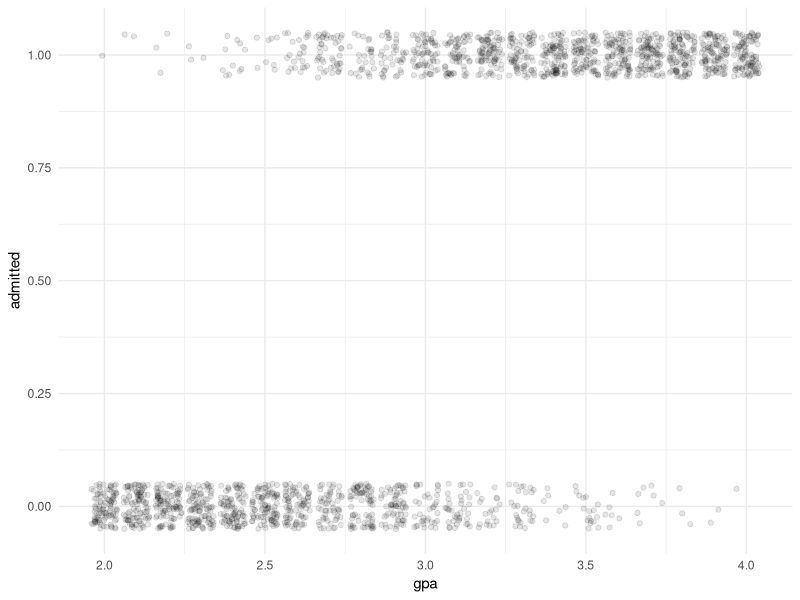
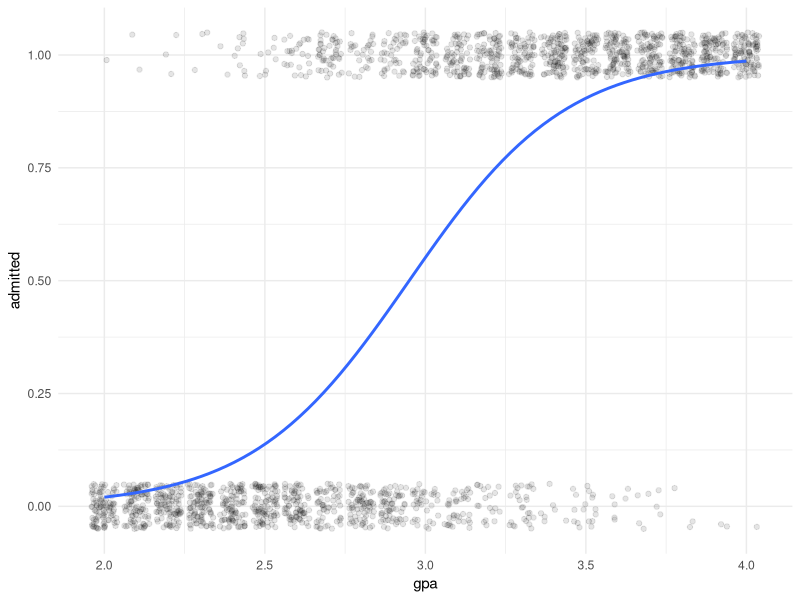
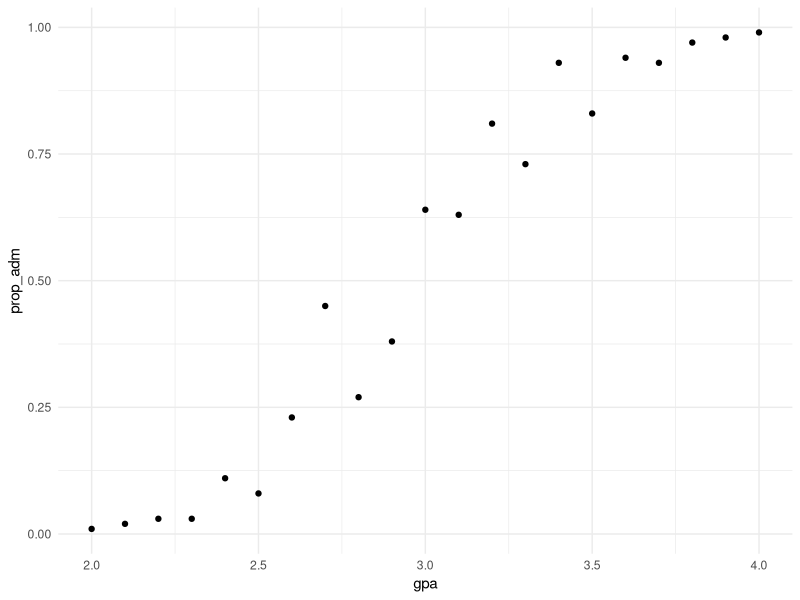
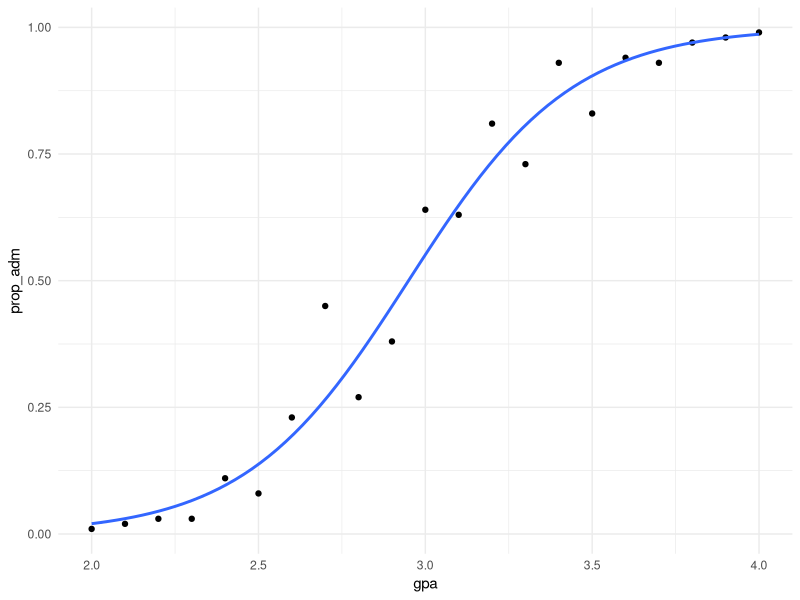

Write the R code that produced these figures, in order.
library(tidyverse)
theme_set(theme_minimal())
admissions <- read_csv("admissions.csv")
View(admissions)

ggplot(admissions, aes(x = gpa, 
                       y = admitted)) +
  geom_jitter(height = .05, 
              alpha = .1)

model <- glm(admitted ~ gpa, 
             data = admissions,
             family = "binomial")
summary(model)

ggplot(admissions, aes(x = gpa, 
                       y = admitted)) +
  geom_jitter(height = .05, 
              alpha = .1) +
  geom_smooth(method = "glm",
              method.args = list(family = "binomial"),
              se = FALSE)

adm_sum <- admissions %>% 
  group_by(gpa) %>% 
  summarize(prop_adm = mean(admitted),
            count = n())
adm_sum

ggplot(adm_sum, aes(x = gpa, 
                    y = prop_adm)) +
  geom_point()

model2 <- glm(prop_adm ~ gpa, 
              family = "binomial",
              data = adm_sum, 
              weights = count)
summary(model2)


ggplot(adm_sum, aes(x = gpa, 
                    y = prop_adm,
                    weight = count)) +
  geom_point() +
  geom_smooth(method = "glm",
              se = FALSE,
              method.args = list(family = "binomial"))





